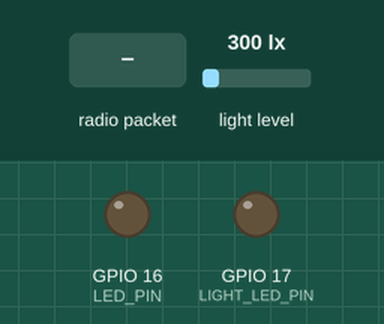
This program was run on a simulated ESP32. Parts: output pins drawn as LEDs (lit = HIGH). Inputs (shaded band) come from the test bench; at power-on: light level 300 lx. No radio packets arrive unless stated; what the program prints to the serial monitor is not drawn.

Above: at 1.2 s.
1.3 s: light level set to 54 lx
4.5 s: light level set to 46 lx
At 7.3 s:
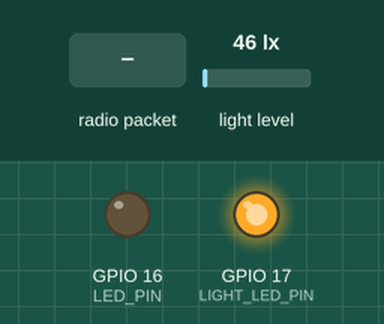
7.6 s: radio packet "LED_ON" arrives
At 9.4 s:
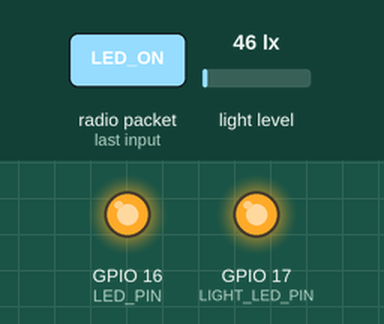
10.1 s: light level set to 500 lx
At 13.1 s:
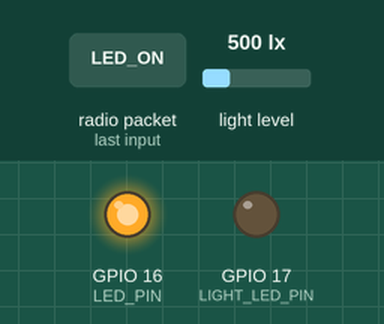
13.8 s: light level set to 40 lx
At 15.9 s:
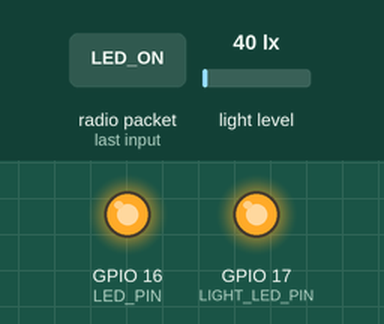
16.9 s: light level set to 1000 lx
At 18.9 s:
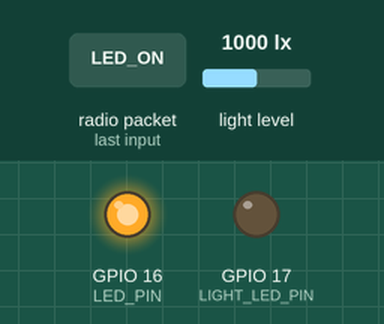
Timing chart, 0 to 20.4 s (numbered marks = the images above; inputs shaded):
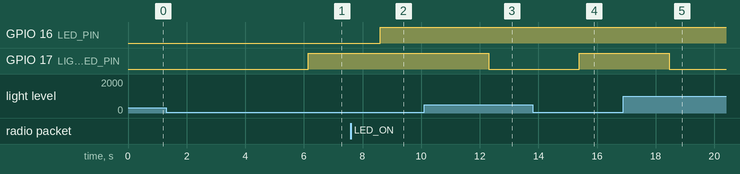

Measured:
- the behaviour switches between 50 and 49 lx on light level (found by bisection; images 0 and 1)
- after the input at 1.3 s, every drawn part: stays the same
- after the input at 4.5 s, GPIO 17 (LIGHT_LED_PIN): LOW → HIGH after 1.6 s
- after the input at 7.6 s, GPIO 16 (LED_PIN): LOW → HIGH after 1.0 s
- after the input at 10.1 s, GPIO 17 (LIGHT_LED_PIN): HIGH → LOW after 2.2 s
- after the input at 13.8 s, GPIO 17 (LIGHT_LED_PIN): LOW → HIGH after 1.6 s
- after the input at 16.9 s, GPIO 17 (LIGHT_LED_PIN): HIGH → LOW after 1.6 s

The program:

main.cpp
```cpp
#include <SPI.h>
#include <LoRa.h>
#include <Wire.h>
#include <BH1750.h>  // Biblioteca para el GY-302

// Pines LoRa
#define LORA_SS    5
#define LORA_RST   14
#define LORA_DIO0  2
#define LORA_SCK   18
#define LORA_MISO  19
#define LORA_MOSI  23

// Pines LED
#define LED_PIN       16  // Controlado por comandos
#define LIGHT_LED_PIN 17  // Se enciende si está oscuro

BH1750 lightSensor;

void setup() {
  Serial.begin(9600);
  pinMode(LED_PIN, OUTPUT);
  digitalWrite(LED_PIN, LOW);

  pinMode(LIGHT_LED_PIN, OUTPUT);
  digitalWrite(LIGHT_LED_PIN, LOW);

  // Inicialización I2C y BH1750
  Wire.begin();
  if (!lightSensor.begin()) {
    Serial.println("❌ Fallo al iniciar BH1750");
    while (true);
  }
  Serial.println("✅ BH1750 iniciado");

  // Inicialización LoRa
  LoRa.setPins(LORA_SS, LORA_RST, LORA_DIO0);
  if (!LoRa.begin(433E6)) {
    Serial.println("❌ Fallo al iniciar LoRa. Revisa los pines.");
    while (true);
  }
  Serial.println("✅ LoRa iniciado. Esperando comandos...");
}

void loop() {
  // Recepción de comandos LED
  if (LoRa.parsePacket()) {
    String comando = LoRa.readString();
    Serial.print("📥 Comando recibido: ");
    Serial.println(comando);

    if (comando == "LED_ON") {
      digitalWrite(LED_PIN, HIGH);
      Serial.println("💡 LED encendido");
    }
    else if (comando == "LED_OFF") {
      digitalWrite(LED_PIN, LOW);
      Serial.println("💡 LED apagado");
    }
  }

  // Lectura y envío de luminosidad
  static unsigned long ultimoEnvio = 0;
  if (millis() - ultimoEnvio > 3000) {
    float lux = lightSensor.readLightLevel();
    String datos = "LUX=" + String(lux, 1);

    // Envío por LoRa
    LoRa.beginPacket();
    LoRa.print(datos);
    LoRa.endPacket();
    Serial.println("📤 Datos enviados: " + datos);

    // Control del LED según luminosidad
    if (lux < 50) {
      digitalWrite(LIGHT_LED_PIN, HIGH);
      Serial.println("🌑 Ambiente oscuro → LED ambiental encendido");
    } else {
      digitalWrite(LIGHT_LED_PIN, LOW);
      Serial.println("☀️ Ambiente iluminado → LED ambiental apagado");
    }

    ultimoEnvio = millis();
  }
}
```
